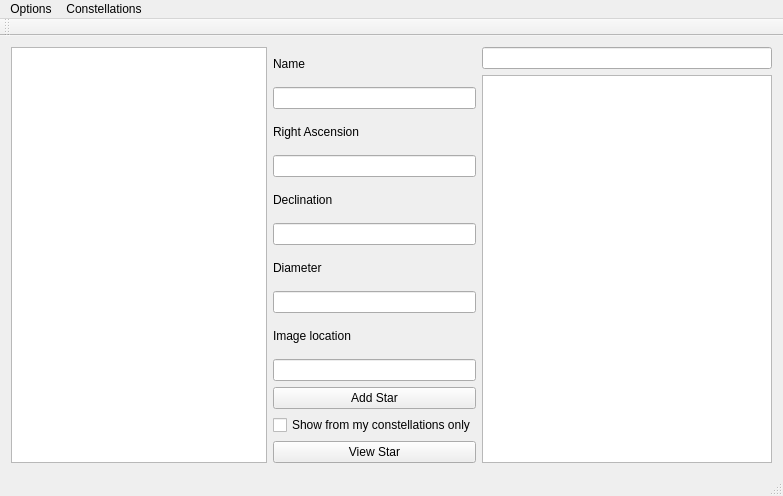
<?xml version="1.0" encoding="UTF-8"?>
<ui version="4.0">
 <class>QtGuiApplication1Class</class>
 <widget class="QMainWindow" name="QtGuiApplication1Class">
  <property name="geometry">
   <rect>
    <x>0</x>
    <y>0</y>
    <width>783</width>
    <height>496</height>
   </rect>
  </property>
  <property name="windowTitle">
   <string>QtGuiApplication1</string>
  </property>
  <widget class="QWidget" name="centralWidget">
   <layout class="QHBoxLayout" name="horizontalLayout_3">
    <item>
     <layout class="QHBoxLayout" name="horizontalLayout">
      <item>
       <widget class="QListWidget" name="starList"/>
      </item>
      <item>
       <layout class="QHBoxLayout" name="horizontalLayout_2">
        <item>
         <layout class="QVBoxLayout" name="verticalLayout_2">
          <item>
           <widget class="QLabel" name="label">
            <property name="text">
             <string>Name</string>
            </property>
           </widget>
          </item>
          <item>
           <widget class="QLineEdit" name="nameLine"/>
          </item>
          <item>
           <widget class="QLabel" name="label_2">
            <property name="text">
             <string>Right Ascension</string>
            </property>
           </widget>
          </item>
          <item>
           <widget class="QLineEdit" name="RALine"/>
          </item>
          <item>
           <widget class="QLabel" name="label3">
            <property name="text">
             <string>Declination</string>
            </property>
           </widget>
          </item>
          <item>
           <widget class="QLineEdit" name="declinationLine"/>
          </item>
          <item>
           <widget class="QLabel" name="label_3">
            <property name="text">
             <string>Diameter</string>
            </property>
           </widget>
          </item>
          <item>
           <widget class="QLineEdit" name="diameterLine"/>
          </item>
          <item>
           <widget class="QLabel" name="label_4">
            <property name="text">
             <string>Image location</string>
            </property>
           </widget>
          </item>
          <item>
           <widget class="QLineEdit" name="imageLine"/>
          </item>
          <item>
           <widget class="QPushButton" name="pushButton">
            <property name="text">
             <string>Add Star</string>
            </property>
           </widget>
          </item>
          <item>
           <widget class="QCheckBox" name="checkBox">
            <property name="text">
             <string>Show from my constellations only</string>
            </property>
           </widget>
          </item>
          <item>
           <widget class="QPushButton" name="viewButton">
            <property name="text">
             <string>View Star</string>
            </property>
           </widget>
          </item>
         </layout>
        </item>
       </layout>
      </item>
     </layout>
    </item>
    <item>
     <layout class="QVBoxLayout" name="verticalLayout">
      <item>
       <widget class="QLineEdit" name="searchLine">
        <property name="layoutDirection">
         <enum>Qt::LeftToRight</enum>
        </property>
        <property name="clearButtonEnabled">
         <bool>false</bool>
        </property>
       </widget>
      </item>
      <item>
       <widget class="QListWidget" name="listWidget"/>
      </item>
     </layout>
    </item>
   </layout>
  </widget>
  <widget class="QMenuBar" name="menuBar">
   <property name="geometry">
    <rect>
     <x>0</x>
     <y>0</y>
     <width>783</width>
     <height>21</height>
    </rect>
   </property>
   <widget class="QMenu" name="menuMain_Page">
    <property name="title">
     <string>Options</string>
    </property>
    <addaction name="actionExit"/>
   </widget>
   <widget class="QMenu" name="menuConstellations">
    <property name="title">
     <string>Constellations</string>
    </property>
    <addaction name="viewConstellation"/>
   </widget>
   <addaction name="menuMain_Page"/>
   <addaction name="menuConstellations"/>
  </widget>
  <widget class="QToolBar" name="mainToolBar">
   <attribute name="toolBarArea">
    <enum>TopToolBarArea</enum>
   </attribute>
   <attribute name="toolBarBreak">
    <bool>false</bool>
   </attribute>
  </widget>
  <widget class="QStatusBar" name="statusBar"/>
  <action name="viewConstellation">
   <property name="text">
    <string>View constellations</string>
   </property>
  </action>
  <action name="actionExit">
   <property name="text">
    <string>Exit</string>
   </property>
  </action>
 </widget>
 <layoutdefault spacing="6" margin="11"/>
 <resources>
  <include location="QtGuiApplication1.qrc"/>
 </resources>
 <connections/>
</ui>
